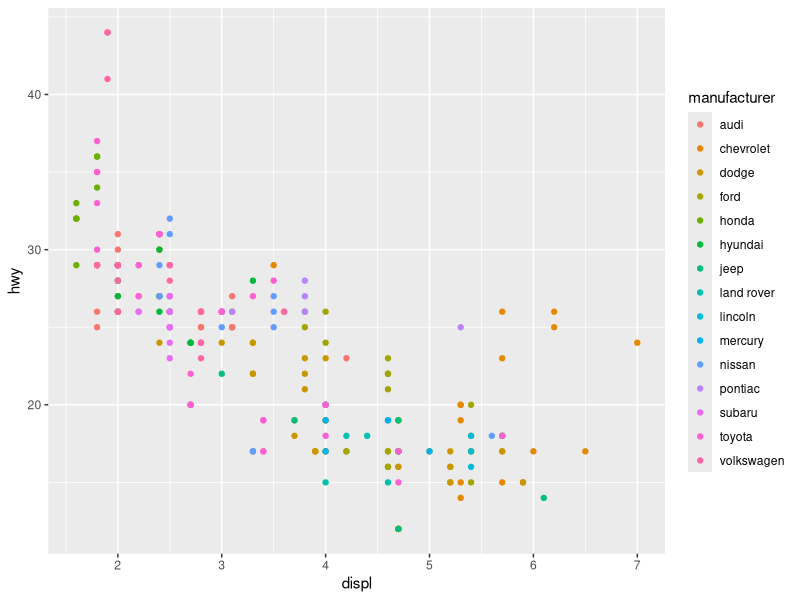
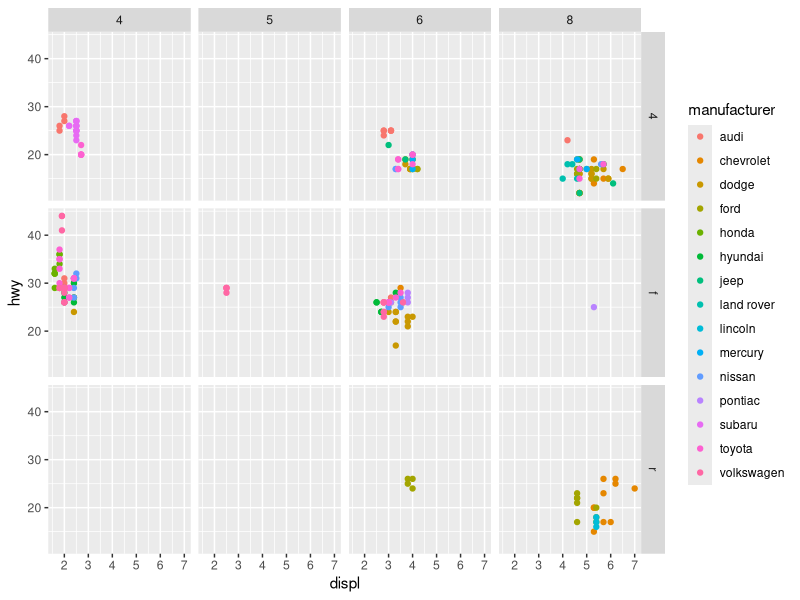
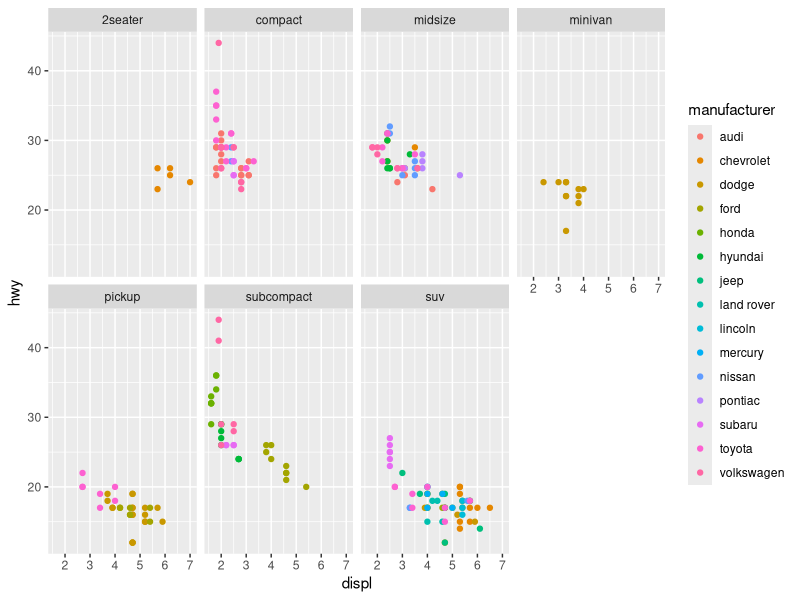
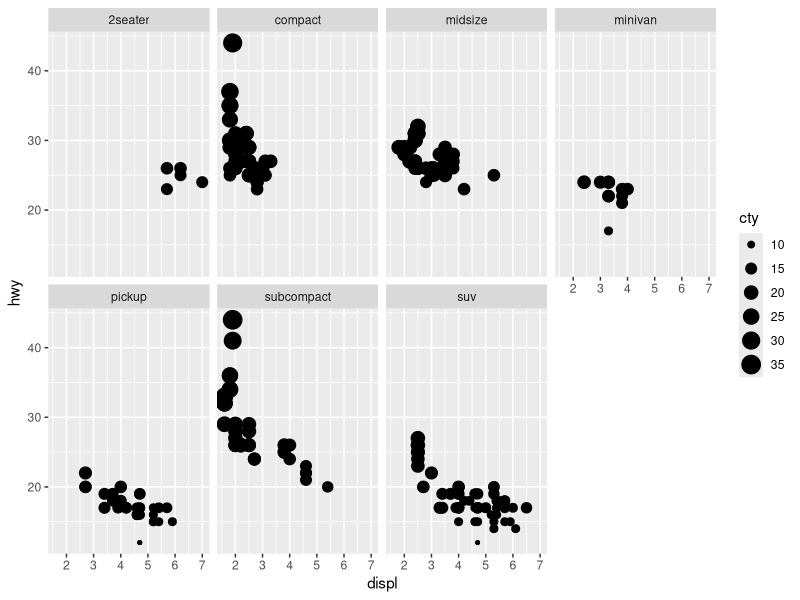
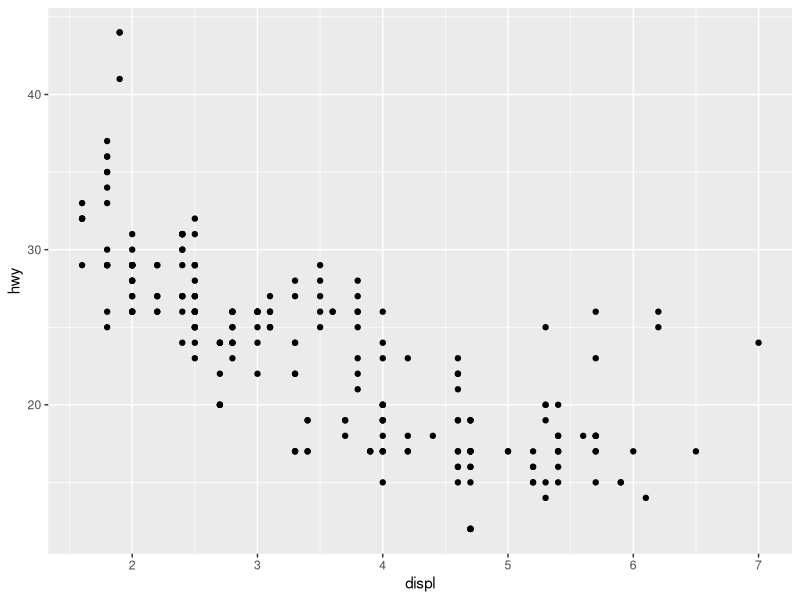
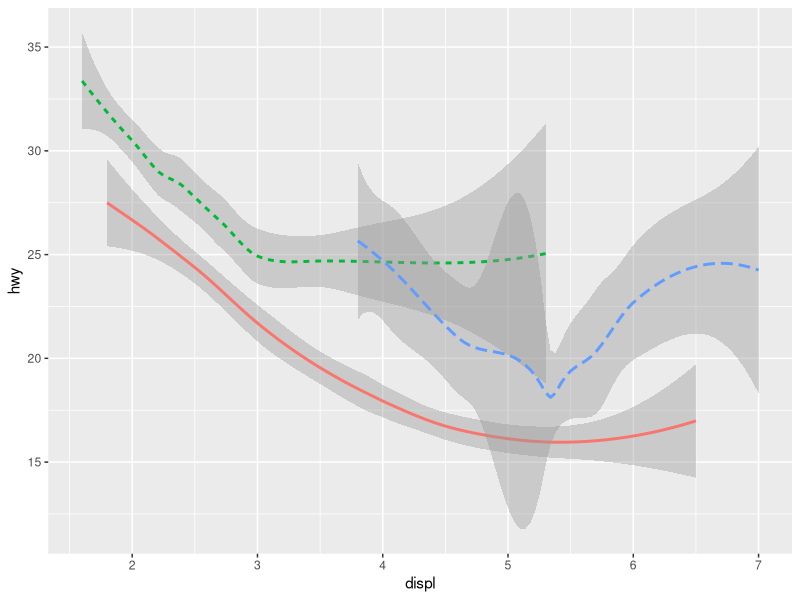
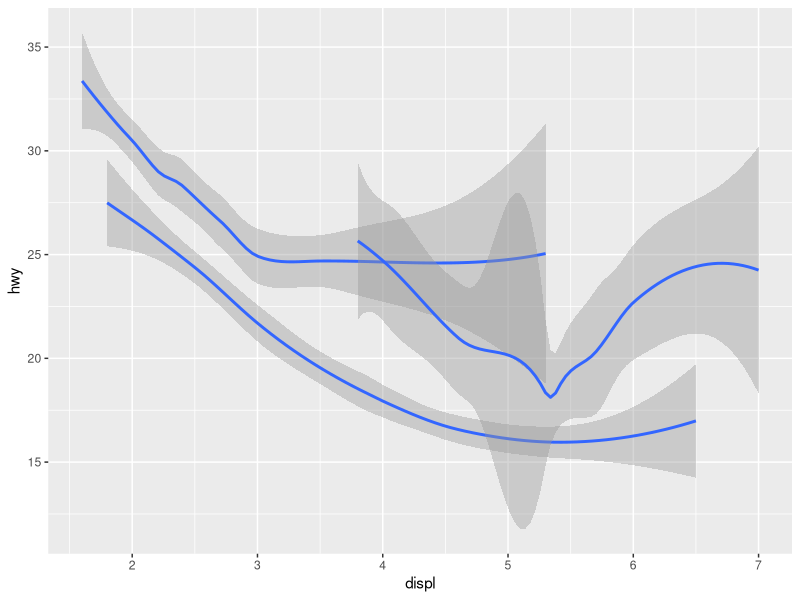
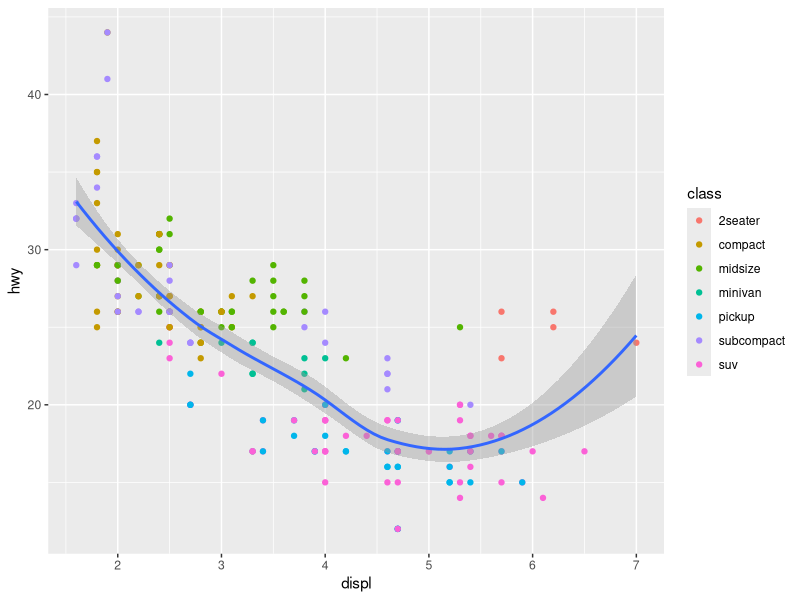

Generate these figures, in order, with R: (Note: this script raises an error after producing the figures.)
install.packages('mpg')
library("ggplot2")
data(mpg)
?mpg

#GGPLOT


ggplot(data = mpg) + 
  geom_point(mapping = aes(x=displ, y=hwy, color=manufacturer))

ggplot(data = mpg) + 
  geom_point(mapping = aes(x=displ, y=hwy, color=manufacturer))+
  facet_grid(drv ~ cyl)

ggplot(data = mpg) + 
  geom_point(mapping = aes(x=displ, y=hwy, color=manufacturer))+
  facet_wrap(~class, nrow=3, ncol = 4)

ggplot(data = mpg) + 
  geom_point(mapping = aes(x=displ, y=hwy, size=cty))+
  facet_wrap(~class, nrow=3, ncol = 4)

ggplot(data = mpg) + 
  geom_point(mapping = aes(x=displ, y=hwy))

ggplot(data = mpg) + 
  geom_smooth(mapping = aes(x=displ, y=hwy, linetype=drv, color=drv),
              show.legend=FALSE)

ggplot(data = mpg) + 
  geom_smooth(mapping = aes(x=displ, y=hwy, group=drv))

ggplot(data = mpg) + 
  geom_point(mapping = aes(x=displ, y=hwy, color=class))+
  geom_smooth(mapping = aes(x=displ, y=hwy))

ggplot(data = mpg, mapping = aes(x=displ, y=hwy)) + 
  geom_point()+
  geom_smooth()

ggplot(data = mpg, mapping = aes(x=displ, y=hwy)) + 
  geom_point(mapping = aes(color=class))+
  geom_smooth(mapping = aes(linetype=drv))


ggplot(data = mpg, mapping = aes(x=displ, y=hwy)) + 
  geom_point(mapping = aes(color=class))+
  geom_smooth(
    data = filter(mpg, class=="subcompact"),
    se=FALSE
  )

ggplot(data = mpg, mapping = aes(x=displ, y=hwy, color=drv)) + 
  geom_point()+
  geom_smooth(se=FALSE)

ggplot(mpg, aes(class,hwy))+
  geom_boxplot()

ggplot(mpg)+
  geom_boxplot(
    aes(
      x=reorder(class,hwy, FUN = median),
      y=hwy
  )
)+
coord_flip()

ggplot(data = mpg) + 
  geom_point(mapping = aes(x=displ, y=hwy, color=manufacturer), position="jitter")

ggplot(data = mpg)+
  geom_jitter(mapping = aes(x=displ, y=hwy))

ggplot(data = mpg, mapping = aes(x=class, y=hwy))+
  geom_boxplot()

ggplot(data = mpg, mapping = aes(x=class, y=hwy))+
  geom_boxplot()+
  coord_flip()

ggplot(mpg)+
  geom_violin(
    aes(
      x=reorder(class,hwy, FUN = median),
      y=hwy
    )
  )+
  coord_flip()

ggplot(mpg)+
  geom_jitter(
    aes(
      x=reorder(class,hwy, FUN = median),
      y=hwy
    )
  )+
  coord_flip()

ggplot(data = mpg, mapping = aes(x=cty, y=hwy))+
  geom_point()+
  geom_abline()+
  coord_fixed()
